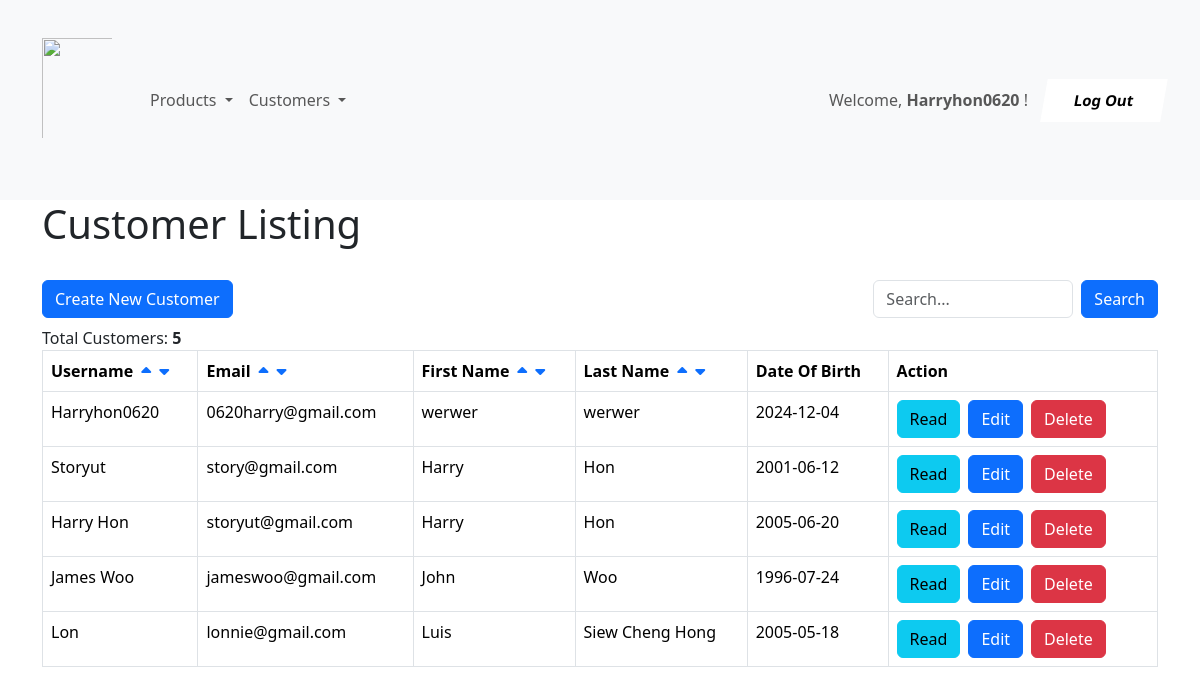
Page /shop/customer_listing.php (signed in) on the committed database.
### tables this page shows
CREATE TABLE IF NOT EXISTS `customers` (
  `user_id` int NOT NULL AUTO_INCREMENT,
  `username` varchar(128) NOT NULL,
  `email` varchar(128) NOT NULL,
  `password` varchar(128) NOT NULL,
  `first_name` text NOT NULL,
  `last_name` text NOT NULL,
  `gender` text NOT NULL,
  `date_of_birth` date NOT NULL,
  `registration_time` timestamp NOT NULL DEFAULT CURRENT_TIMESTAMP,
  `account_status` tinyint(1) NOT NULL DEFAULT '1',
  PRIMARY KEY (`user_id`),
  UNIQUE KEY `email` (`email`),
  UNIQUE KEY `username` (`username`)
);

### shop/customer_listing.php (the view, shortened to what this page needs)
<!DOCTYPE HTML>
<html>
<head>
    <link href="https://cdn.jsdelivr.net/npm/bootstrap@5.3.3/dist/css/bootstrap.min.css" rel="stylesheet">
    <link rel="stylesheet" href="https://cdnjs.cloudflare.com/ajax/libs/font-awesome/6.0.0-beta3/css/all.min.css">
</head>
<body>
    <?php
    include 'menu.php';
    ?>
    <div class="container">
        <div class="page-header">
            <h1>Customer Listing</h1>
        </div>
        <?php
        include 'config/database.php';
        $query = "SELECT user_id, username, email, first_name, last_name, date_of_birth FROM customers";
        $sort_column = isset($_GET['sort']) ? $_GET['sort'] : "user_id";
        $sort_order = (isset($_GET['ascdesc']) && $_GET['ascdesc'] == "desc") ? "DESC" : "ASC";
        $allowed_columns = ["username", "email", "first_name", "last_name"];
        if (!in_array($sort_column, $allowed_columns)) {
            $sort_column = "user_id";
        }
        $query .= " ORDER BY $sort_column $sort_order";
        $stmt = $con->prepare($query);
        $stmt->execute();
        $num = $stmt->rowCount();
        echo "<br> <div class='container-fiuld d-flex gap-2 justify-content-between align-items-center'>";
        echo "<a href='customer_create.php' class='btn btn-primary m-b-1em mb-2'>Create New Customer</a>";
        echo "<div class='d-flex align-items-center'>
        <form method='GET' class='d-flex align-items-center'>
        <input type='text' name='name' class='form-control me-2 mb-2' placeholder='Search...' style='width: 200px; height: 38px;'></input>";
        echo "<br><button type='submit' class='btn btn-primary m-b-1em mb-2'>Search</button>";
        echo "</form></div></div>";
        if ($num > 0) {
            echo "Total Customers: <strong>" . $num . "</strong>";
            echo "<table class='table table-hover table-responsive table-bordered'>";
            echo "<tr>";
            echo "<th><div class='d-flex gap-2 align-items-center'>Username
                <a href='?sort=username&ascdesc=asc'><i class='fa-solid fa-caret-up'></i></a>
                <a href='?sort=username&ascdesc=desc'><i class='fa-solid fa-caret-down'></i>
            </div></th>";
            echo "<th><div class='d-flex gap-2 align-items-center'>Email
                <a href='?sort=email&ascdesc=asc'><i class='fa-solid fa-caret-up'></i></a>
                <a href='?sort=email&ascdesc=desc'><i class='fa-solid fa-caret-down'></i>
            </div></th>";
            echo "<th><div class='d-flex gap-2 align-items-center'>First Name
                <a href='?sort=first_name&ascdesc=asc'><i class='fa-solid fa-caret-up'></i></a>
                <a href='?sort=first_name&ascdesc=desc'><i class='fa-solid fa-caret-down'></i>
            </div></th>";
            echo "<th><div class='d-flex gap-2 align-items-center'>Last Name
                <a href='?sort=last_name&ascdesc=asc'><i class='fa-solid fa-caret-up'></i></a>
                <a href='?sort=last_name&ascdesc=desc'><i class='fa-solid fa-caret-down'></i>
            </div></th>";
            echo "<th>Date Of Birth</th>";
            echo "<th>Action</th>";
            echo "</tr>";
            while ($row = $stmt->fetch(PDO::FETCH_ASSOC)) {
                extract($row);
                echo "<tr>";
                echo "<td>{$username}</td>";
                echo "<td>{$email}</td>";
                echo "<td>{$first_name}</td>";
                echo "<td>{$last_name}</td>";
                echo "<td>{$date_of_birth}</td>";
                echo "<td>";
                echo "<a href='customer_details.php?userid={$user_id}' class='btn btn-info m-r-1em me-2'>Read</a>";
                echo "<a href='customer_update.php?userid={$user_id}' class='btn btn-primary m-r-1em me-2'>Edit</a>";
                echo "<a href='#' onclick='delete_user({$user_id});'  class='btn btn-danger me-2'>Delete</a>";
                echo "</td>";
                echo "</tr>";
            }
            echo "</table>";
        }
        else {
            echo "<div class='alert alert-danger'>No records found.</div>";
        }
        ?>
    </div>
</body>
</html>

### rows in the picture
customers: username "Harryhon0620", email "0620harry@gmail.com", first_name "werwer", last_name "werwer", date_of_birth "2024-12-04"
customers: username "Storyut", email "story@gmail.com", first_name "Harry", last_name "Hon", date_of_birth "2001-06-12"
customers: username "Harry Hon", email "storyut@gmail.com", first_name "Harry", last_name "Hon", date_of_birth "2005-06-20"
customers: username "James Woo", email "jameswoo@gmail.com", first_name "John", last_name "Woo", date_of_birth "1996-07-24"
customers: username "Lon", email "lonnie@gmail.com", first_name "Luis", last_name "Siew Cheng Hong", date_of_birth "2005-05-18"

### other values in the picture
$_SESSION['username'] "Harryhon0620"
$num "5"
